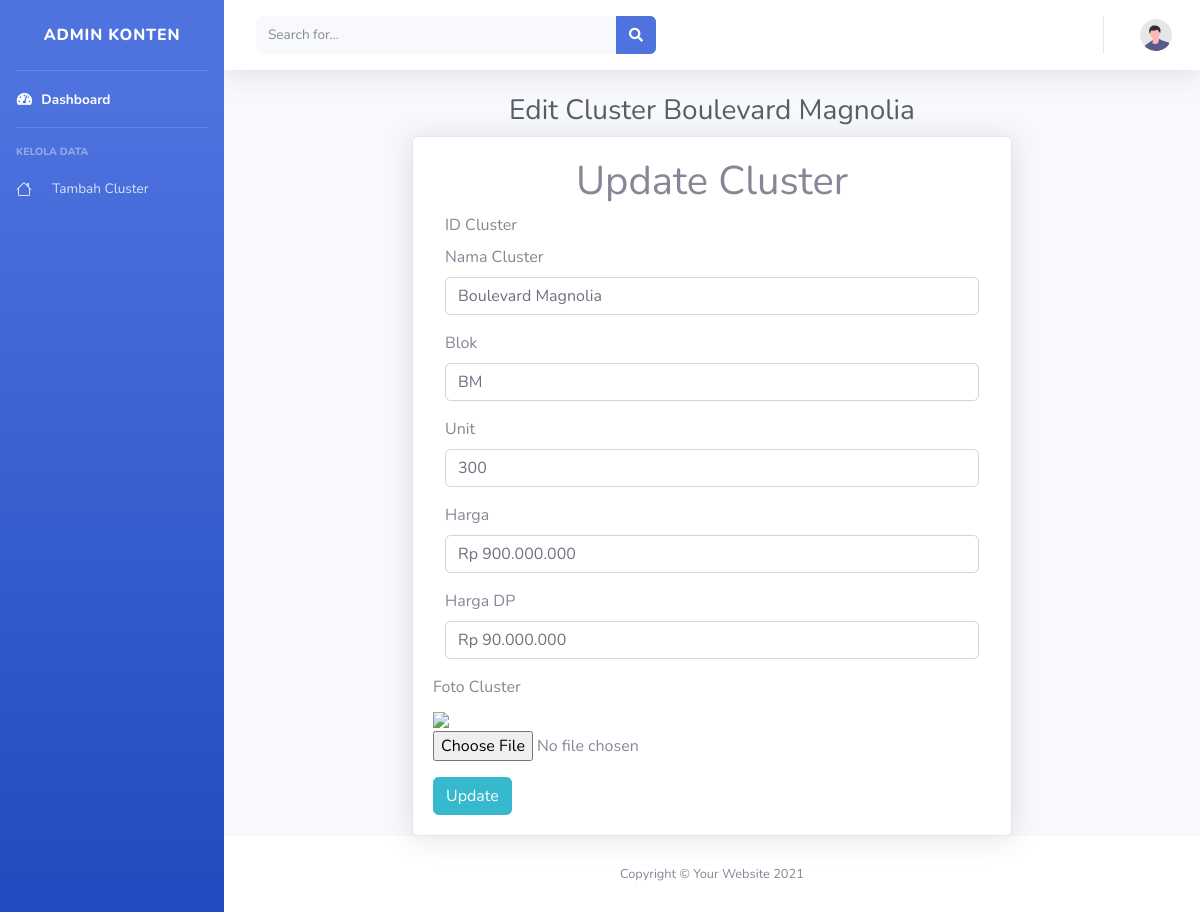
The page /admin/edit_cluster.php?id=33 on the database its author committed.
### tables this page shows
CREATE TABLE `cluster` (
  `id_cluster` int(11) NOT NULL,
  `foto_cluster` varchar(100) NOT NULL,
  `nama_cluster` varchar(100) NOT NULL,
  `blok` varchar(100) NOT NULL,
  `jumlah_unit` int(100) NOT NULL,
  `harga` varchar(100) NOT NULL,
  `harga_dp` varchar(100) NOT NULL,
  `filter` varchar(11) NOT NULL,
  `jenis_cluster` varchar(50) NOT NULL
);

### admin/edit_cluster.php (the view, shortened to what this page needs)
<?php
require('../koneksi.php');
$clusterId = $_GET['id'];
$query = "SELECT * FROM cluster WHERE id_cluster='$clusterId'";
$result = mysqli_query($koneksi, $query);
while ($row = mysqli_fetch_array($result)) {
    $nama_cluster = $row['nama_cluster'];
    $blok = $row['blok'];
    $jumlah_unit = $row['jumlah_unit'];
    $harga = $row['harga'];
    $hargaDp = $row['harga_dp'];
}
?>
<!DOCTYPE html>
<html lang="en">
<head>
    <link href="vendor/fontawesome-free/css/all.min.css" rel="stylesheet" type="text/css">
    <link href="css/sb-admin-2.min.css" rel="stylesheet">
    <link href="vendor/datatables/dataTables.bootstrap4.min.css" rel="stylesheet">
</head>
<body id="page-top">
    <div id="wrapper">
        <ul class="navbar-nav bg-gradient-primary sidebar sidebar-dark accordion" id="accordionSidebar">
            <a class="sidebar-brand d-flex align-items-center justify-content-center" href="index.php">
                <div class="sidebar-brand-text mx-3">Admin Konten</div>
            </a>
            <hr class="sidebar-divider my-0">
            <li class="nav-item active">
                <a class="nav-link" href="index.php">
                    <i class="fas fa-fw fa-tachometer-alt"></i>
                    <span>Dashboard</span></a>
            </li>
            <hr class="sidebar-divider">
            <div class="sidebar-heading">
                Kelola Data
            </div>
            <li class="nav-item">
                <a class="nav-link" href="tambah_cluster.php">
                    <span class="ml-3">Tambah Cluster</span></a>
            </li>
        </ul>
        <div id="content-wrapper" class="d-flex flex-column">
            <div id="content">
                <nav class="navbar navbar-expand navbar-light bg-white topbar mb-4 static-top shadow">
                    <form class="d-none d-sm-inline-block form-inline mr-auto ml-md-3 my-2 my-md-0 mw-100 navbar-search">
                        <div class="input-group">
                            <input type="text" class="form-control bg-light border-0 small" placeholder="Search for..." aria-label="Search" aria-describedby="basic-addon2">
                            <div class="input-group-append">
                                <button class="btn btn-primary" type="button">
                                    <i class="fas fa-search fa-sm"></i>
                                </button>
                            </div>
                        </div>
                    </form>
                    <ul class="navbar-nav ml-auto">
                        <li class="nav-item dropdown no-arrow">
                            <a class="nav-link dropdown-toggle" href="#" id="userDropdown" role="button" data-toggle="dropdown" aria-haspopup="true" aria-expanded="false">
                                <img class="img-profile rounded-circle" src="img/undraw_profile.svg">
                            </a>
                        </li>
                    </ul>
                </nav>
                <div class="container-fluid">
                    <h1 class="h3 mb-2 text-gray-800 text-center">Edit Cluster <?php echo $nama_cluster ?></h1>
                    <div class="card shadow mb-4 m-auto" style="width: 600px;">
                        <div class="card-body">
                            <form class="php-email-form" action="../admin/edit_cluster.php" method="POST" enctype="multipart/form-data">
                                <div class="col">
                                    <h1 class="text-center"><span>Update Cluster</span></h1>
                                    <div>
                                        <label>ID Cluster</label>
                                    </div>
                                    <div class="row-md-6 form-group mb-3">
                                        <label>Nama Cluster</label>
                                        <input class="form-control" type="text" name="txt_namacluster" value="<?php echo $nama_cluster; ?>" autofocus="" />
                                    </div>
                                    <div class="row-md-6 form-group mb-3">
                                        <label>Blok</label>
                                        <input class="form-control" type="text" name="txt_blok" value="<?php echo $blok; ?>" />
                                    </div>
                                    <div class="row-md-6 form-group mb-3">
                                        <label>Unit</label>
                                        <input class="form-control" type="text" name="jumlah_unit" value="<?php echo $jumlah_unit; ?>" />
                                    </div>
                                    <div class="row-md-6 form-group mt-3 mt-md-0 mb-3">
                                        <label>Harga</label>
                                        <input class="form-control" type="text" name="harga" value="<?php echo $harga; ?>" />
                                    </div>
                                    <div class="row-md-6 form-group mt-3 mt-md-0 mb-3">
                                        <label>Harga DP</label>
                                        <input class="form-control" type="text" name="harga_dp" value="<?php echo $hargaDp; ?>" />
                                    </div>
                                </div>
                                <div class="row-md-6 form-group mt-3 mt-md-0 mb-3">
                                    <label>Foto Cluster</label>
                                    <div class="image-wrapper">
                                        <img src="img/images_cluster/<?php echo $row['foto_cluster'] ?>">
                                    </div>
                                    <input type="file" name="txt_fotocluster" value="" />
                                </div>
                                <div class="group">
                                    <input type="submit" name="update" class="btn btn-info btn-md" value="Update">
                                </div>
                        </div>
                    </div>
                </div>
            </div>
            <footer class="sticky-footer bg-white">
                <div class="container my-auto">
                    <div class="copyright text-center my-auto">
                        <span>Copyright &copy; Your Website 2021</span>
                    </div>
                </div>
            </footer>
        </div>
    </div>
</body>
</html>

### rows shown on the page
cluster: nama_cluster "Boulevard Magnolia", txt_namacluster "Boulevard Magnolia", txt_blok "BM", jumlah_unit "300", harga "Rp 900.000.000", harga_dp "Rp 90.000.000"
